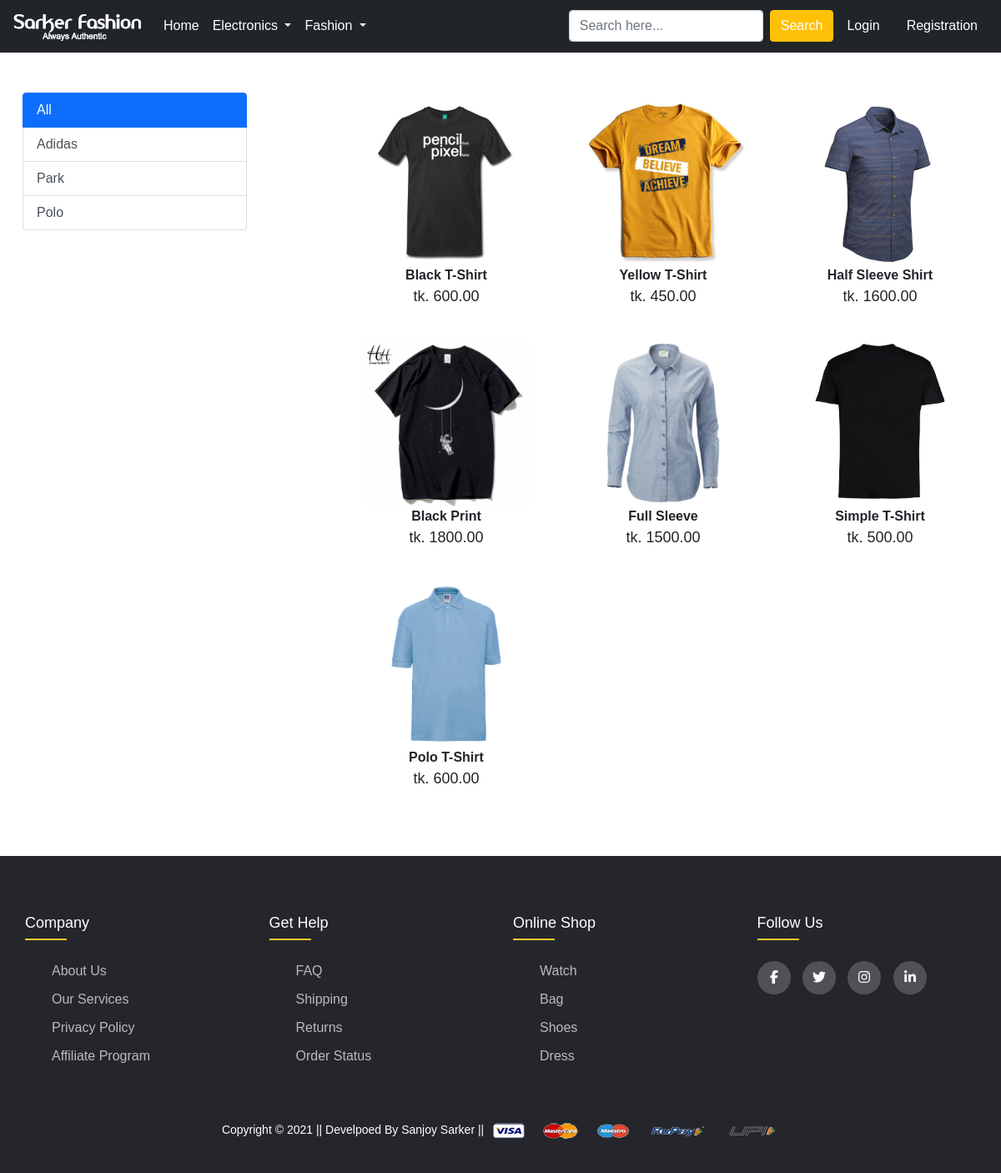
Screenshot of /topwear/ with the database file from the repository.
### app/models.py (models this page shows, shortened)
class Product(models.Model):
    title = models.CharField(max_length=100, null=True)
    Selling_price = models.FloatField()
    discount_price = models.FloatField()
    description = models.TextField()
    brand = models.CharField(max_length=100, null=True)
    category = models.CharField(choices=CATEGORY, max_length=100, null=True)
    product_image = models.ImageField(upload_to='productimg')
    @property
    def imageURL(self):
        try:
            url = self.product_image.url
        except:
            url = ''
        return url

### app/views.py (the view)
# urls.py: path('topwear/', views.topWear, name='topwear'),
def topWear(request, data=None):
    if data == None:
        topWears = Product.objects.filter(category='TW')
    elif data == 'Adidas' or data == 'Park' or data == 'Polo':
        topWears = Product.objects.filter(category='TW').filter(brand=data)
    context = {'topWears': topWears}
    return render(request, 'app/topWear.html', context)

### app/templates/app/topWear.html (shortened to what this page needs)
{% extends 'app/base.html' %}
{% load static %}
{% block main-content %}
<div class="container my-5">
 <div class="row">
  <div class="col-sm-3">
    <div class="list-group">
        <a href="{% url 'topwear' %}" class="list-group-item list-group-item-action active">All</a>
        <a href="{% url 'topweardata' 'Adidas' %}" class="list-group-item list-group-item-action">Adidas</a>
        <a href="{% url 'topweardata' 'Park' %}" class="list-group-item list-group-item-action">Park</a>
        <a href="{% url 'topweardata' 'Polo' %}" class="list-group-item list-group-item-action">Polo</a>
      </div>
  </div>
  <div class="col-sm-8 offset-sm-1">
   <div class="row">
       {% for product in topWears %}
       <div class="col-sm-4 text-center mb-4">
        <a href="{% url 'product-detail' product.id %}" class="btn">
            <div class="item"><img src="{{product.imageURL}}" alt="Product Image" height="200px"><span class="title">{{product.title}}</span><br><span class="price">tk. {{product.Selling_price|floatformat:2}}</span>
           </div>
        </a>
       </div>
       {% endfor %}
   </div>
  </div>
 </div>
</div>
{% endblock main-content %}

### app/static/app/css/style.css (style rules this page uses)
body { line-height: 1.5; font-family: 'Poppins', sans-serif; }
a { text-decoration: none; }
* { margin: 0; padding: 0; box-sizing: border-box; }
.container { max-width: 1170px; margin: auto; }
.row { display: flex; flex-wrap: wrap; }
.title { font-weight: 600; }
.price { font-size: 18px; }

### rows the page displays
Product: imageURL (picture), title "Black T-Shirt", Selling_price "600.00"
Product: imageURL (picture), title "Yellow T-Shirt", Selling_price "450.00"
Product: imageURL (picture), title "Half Sleeve Shirt", Selling_price "1600.00"
Product: imageURL (picture), title "Black Print", Selling_price "1800.00"
Product: imageURL (picture), title "Full Sleeve", Selling_price "1500.00"
Product: imageURL (picture), title "Simple T-Shirt", Selling_price "500.00"
Product: imageURL (picture), title "Polo T-Shirt", Selling_price "600.00"
